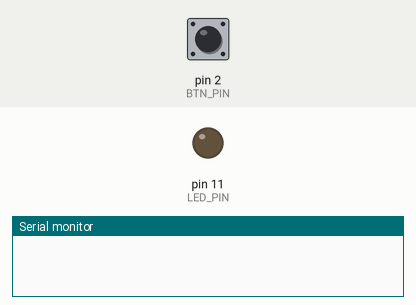
The sketch below on a simulated Arduino Uno, built with avr-gcc and run on an emulated ATmega328P. Parts: output pins drawn as LEDs (lit = HIGH), the last lines printed to the serial monitor. The test bench sets the inputs (shaded band); at power-on: pin 2 (BTN_PIN) LOW.

Above: at 1.2 s.
1.3 s: pin 2 (BTN_PIN) pulled HIGH for 0.15 s
At 1.4 s:
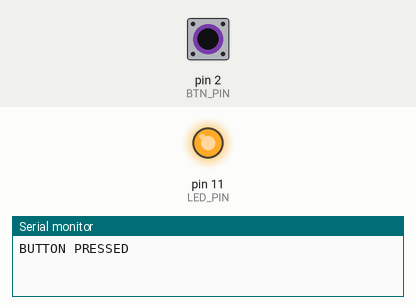
3.0 s: pin 2 (BTN_PIN) pulled HIGH for 3.2 s
At 6.7 s:
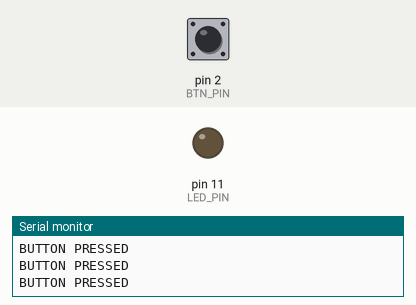
Timing chart, 0 to 8.2 s (numbered marks = the images above; inputs shaded):
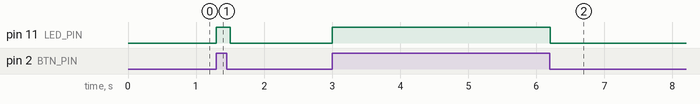

Measured:
- after the input at 1.3 s, pin 11 (LED_PIN): LOW → HIGH at once, → LOW 0.20 s later
- after the input at 3.0 s, pin 11 (LED_PIN): LOW → HIGH at once, → LOW 3.2 s later

The sketch:

btn_pressed.ino
```cpp
#define LED_PIN 11
#define BTN_PIN 2
#define DELAY_RATE 150
void setup() {
  Serial.begin(9600);
pinMode(LED_PIN, OUTPUT);
pinMode(BTN_PIN, INPUT);
}

void loop() {
  if(digitalRead(BTN_PIN) == HIGH){
    Serial.println("BUTTON PRESSED");
    digitalWrite(LED_PIN, HIGH);
    delay(100);
  } else{
    digitalWrite(LED_PIN, LOW);
  }


  delay(100);


}
```
